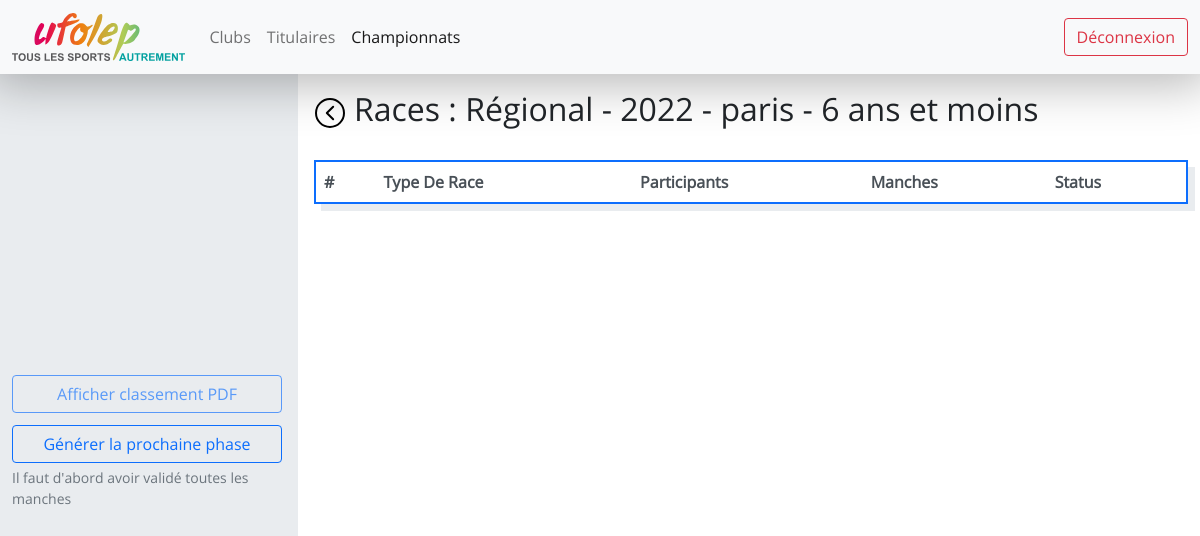
Screenshot of /championnat-12/etape-19/categorie-1/races (signed in) with the database file from the repository.
### website/models.py (models this page shows)
class Championnat_type(db.Model) :
    __tablename__ = "championnat_type"
    id = db.Column(db.Integer, primary_key=True)
    type = db.Column(db.String(50), nullable=False)
    nb_etapes_max = db.Column(db.Integer, nullable=False)
    championnats =  db.relationship('Championnat', backref='championnat_type', lazy=True)

class Championnat(db.Model) :
    __tablename__ = "championnat"
    id = db.Column(db.Integer, primary_key=True)
    championnat_type_id = db.Column(db.Integer, db.ForeignKey('championnat_type.id'), nullable=False)
    annee = db.Column(db.Integer, nullable=False)
    etapes = db.relationship('Etape', backref='championnat', lazy=True, cascade="all, delete")

class Club(db.Model) :
    __tablename__ = "club"
    id = db.Column(db.Integer, primary_key=True)
    ville = db.Column(db.String(100), unique=True, nullable=False)
    initiales = db.Column(db.String(5), unique=True, nullable=False)
    titulaires = db.relationship('Titulaire', backref='club', lazy=True)
    etapes = db.relationship('Etape', cascade="all, delete-orphan",backref='club', lazy=True)

class Categorie_type(db.Model) :
    __tablename__ = "categorie_type"
    id = db.Column(db.Integer, primary_key=True)
    min_age = db.Column(db.Integer, nullable=False)
    max_age = db.Column(db.Integer, nullable=False)
    name = db.Column(db.String(100), nullable=False)
    races =  db.relationship('Race', backref='categorie_type', lazy=True)
    categories = db.relationship('Categorie', backref='categorie_type', lazy=True)

### website/views.py (the view)
@views.route("/championnat-<championnat_id>/etape-<etape_id>/categorie-<categorie_type_id>/races")
@login_required
def races(etape_id, championnat_id, categorie_type_id) :
    races = Race.query.filter_by(etape_id=etape_id, categorie_type_id=categorie_type_id).order_by(Race.name).all()
    etape = Etape.query.filter_by(id=etape_id).first()
    categorie_type = Categorie_type.query.filter_by(id=categorie_type_id).first()
    categorie = Categorie.query.filter_by(categorie_type_id = categorie_type.id,etape_id=etape_id).first()
    club = etape.club
    return render_template("races.html", championnat_id=championnat_id, races=races, categorie=categorie,categorie_type=categorie_type, etape=etape, club=club)

### app.py (called while the page is built)
@app.teardown_appcontext
def shutdown_session(exception=None):
    db.session.remove()

### website/__init__.py (called while the page is built)
def create_app() :
    app = Flask(__name__)
    app.config["SECRET_KEY"] = "ti=his is a test"
    app.config['SQLALCHEMY_DATABASE_URI'] = 'sqlite:///database.db'
    app.config['SQLALCHEMY_TRACK_MODIFICATIONS'] = True
    db.init_app(app)
    login_manager = LoginManager()
    login_manager.login_view = "auth.login"
    login_manager.init_app(app)
    from .models import User
    @login_manager.user_loader
    def load_user(user_id) :
        return User.query.get(int(user_id))
    from .views import views
    from .auth import auth
    app.register_blueprint(views, url_prefix="/")
    app.register_blueprint(auth, url_prefix="/")
    db.create_all(app=app)
    return app

### website/templates/races.html (shortened to what this page needs)
{% extends "logged.html" %}
{% block logged_css %}
<link
    href="{{ url_for('static', filename='clubs.css') }}"
    rel="stylesheet"
>
{% endblock %}
{% block left_col %}
<div class="side-bar center-flex h-100 form-group">
    <div class="form-group">
        <form method="post" action="{{url_for('views.generer_pdf_classement_races',championnat_id=championnat_id, etape_id=etape.id, categorie_type_id=categorie_type.id)}}">
            <div class="form-row">
                <div class="form-group">
                    <input style="margin-bottom: 12px;" class="btn btn-outline-primary form-control" type="submit" name="button_classement_PDF" aria-describedby="downloadHelp" value="Afficher classement PDF" {% if not categorie.finie %}disabled{% endif %}>
                </div>
            </div>
        </form>
        {%if etape.championnat.championnat_type.type == "Régional"%}
        <form method="post">
            <div class="form-row">
                <div class="form-group">
                    <input class="btn btn-outline-primary form-control" type="submit" name="button" aria-describedby="downloadHelp" value="Générer la prochaine phase">
                    <div id="downloadHelp" class="form-text">Il faut d'abord avoir validé toutes les manches</div>
                </div>
            </div>
        </form>
        {%endif%}
    </div>
</div>
{% endblock %}
{% block right_col %}
<div class="title mb-4">
    <div class="center-flex me-2">
        <a href="{{ url_for('views.etape', championnat_id=championnat_id, etape_id=etape.id) }}"><img class="back" src="{{ url_for('static', filename='back.svg') }}" alt="Retour"></a>
    </div>
    <h2>Races : {{ etape.championnat.championnat_type.type }} - {{ etape.championnat.annee }} - {{ club.ville }} - {{ categorie_type.name }}</h2>
</div>
<table class="table table-striped table-hover">
    <thead>
        <tr>
            <th scope="col">#</th>
            <th scope="col">Type De Race</th>
            <th scope="col">Participants</th>
            <th scope="col">Manches</th>
            <th scope="col">Status</th>
        </tr>
    </thead>
</table>
{% endblock %}

### website/static/main.css (style rules this page uses)
* { padding: 0; margin: 0; }
html, body { font-family: open-sans; overflow: hidden; }
.center-flex { display: flex; align-items: center; justify-content: center; }
img.back { height: 2rem; }
.table { box-shadow: 7px 7px 0 0 var(--bs-gray-200); border: 2px solid var(--bs-blue) !important; }
.table th { color: var(--bs-gray-700); border-color: var(--bs-gray-400); }

### website/static/clubs.css (style rules this page uses)
tr { cursor: pointer; }
.title { display: flex; }

### rows the page displays
Championnat_type: championnat.championnat_type.type "Régional"
Championnat: championnat.annee "2022"
Club: ville "paris"
Categorie_type: name "6 ans et moins"
